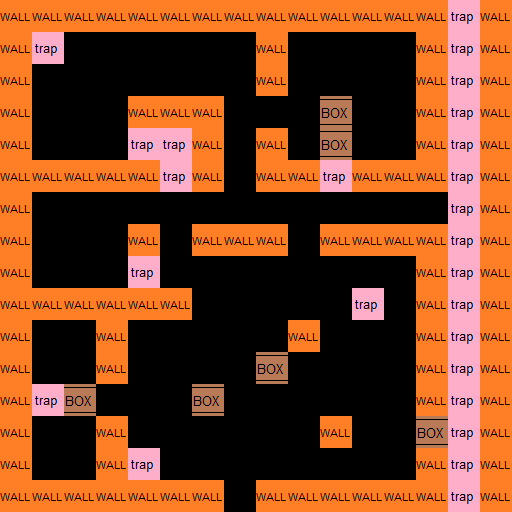

A 2D game scene composited from a Tiled map and its tileset images. What follows is a short description and the map's XML, with each tile layer's data collapsed to a summary:
An orthogonal 16x16 tile map with 32x32 px tiles, 2 tile layers (Calque de Tile 1, meta), 2 tilesets.

<map version="1.0" orientation="orthogonal" width="16" height="16" tilewidth="32" tileheight="32">
 <tileset firstgid="1" name="min" tilewidth="32" tileheight="32">
  <image source="../tilesets/walls.png" width="256" height="192" />
 </tileset>
 <tileset firstgid="49" name="meta" tilewidth="32" tileheight="32">
  <image source="../tilesets/metaset2.png" width="128" height="96" />
 </tileset>
 <layer name="Calque de Tile 1" width="16" height="16">
  <data>[256 cells, 255 non-empty, 1 distinct tile ids]</data>
 </layer>
 <layer name="meta" width="16" height="16">
  <data>[256 cells, 134 non-empty, 3 distinct tile ids]</data>
 </layer>
</map>
